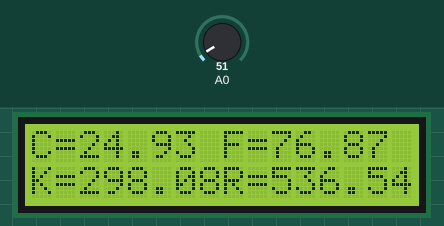
This sketch was run on a simulated Arduino Uno, built with avr-gcc and run on an emulated ATmega328P. Parts: 16×2 character LCD. The inputs (shaded band) are chosen by the test bench; at power-on: A0 = 51.

Above: at 1.2 s.
1.3 s: A0 set to 61
At 2.7 s:
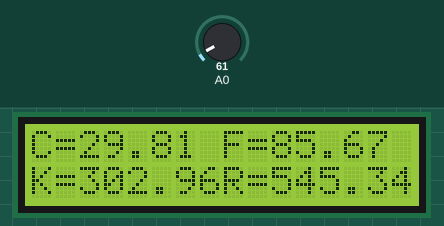
3.0 s: A0 set to 71
At 4.3 s:
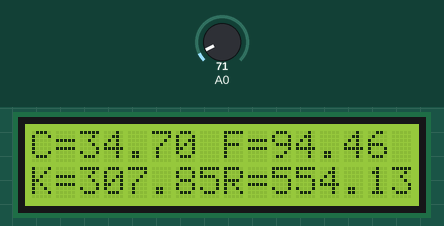
4.6 s: A0 set to 86
At 5.8 s:
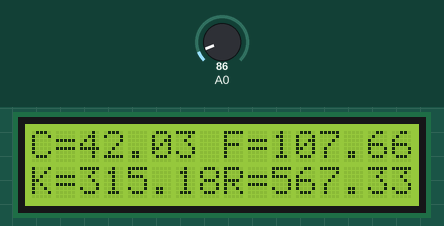
Timing chart, 0 to 7.6 s (numbered marks = the images above; inputs shaded):
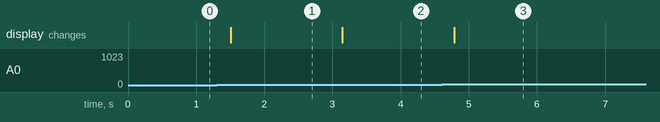

The sketch:

medicion_de_temperatura.ino
```cpp
/* Programa: Medición de temperatura con Arduino+LM35+LCD2X16
ver video e información en youtube: https://www.youtube.com/watch?v=c6Omj78oojo&feature=gp-n-y&google_comment_id=z12jynujmxejfx1sk23hcnsxozracv00g
suscribete a mi canal: https://www.youtube.com/user/rubyck71
Profesor: Rubén Loredo Amaro, Universidad Tecnológica de Altamira*/

#include <LiquidCrystal.h>
LiquidCrystal lcd(12,11,5,4,3,2);


float centi()
{
  int dato;
  float c;
  dato=analogRead(A0);
  c = (500.0 * dato)/1023;
  return(c);
}

float kelvin(float cent)
{
  float k;
  k=cent+273.15;
  return(k);
}

float fahren(float cent)
{
  float f;
  f = cent*1.8 + 32;
  return f;
}

float rankin(float cent)
{
  float r;
  r=(cent+273.15)*1.8;
  return r;
}
void setup()
{
  lcd.begin(16,2);
  lcd.print("C=      F=");
  lcd.setCursor(0,1);
  lcd.print("K=      R=");
}

void loop()
{
  float Centigrados = centi();
  float Farenheit = fahren(Centigrados);
  float Kelvin = kelvin(Centigrados);
  float Rankin = rankin(Centigrados);

  lcd.setCursor(2,0);
  lcd.print(Centigrados);

  lcd.setCursor(10,0);
  lcd.print(Farenheit);

  lcd.setCursor(2,1);
  lcd.print(Kelvin);

  lcd.setCursor(10,1);
  lcd.print(Rankin);

  delay(200);

}
```

Measured:
- after the input at 1.3 s, the display: changes after 0.21 s (image 1)
- after the input at 3.0 s, the display: changes after 0.15 s (image 2)
- after the input at 4.6 s, the display: changes after 0.19 s (image 3)
